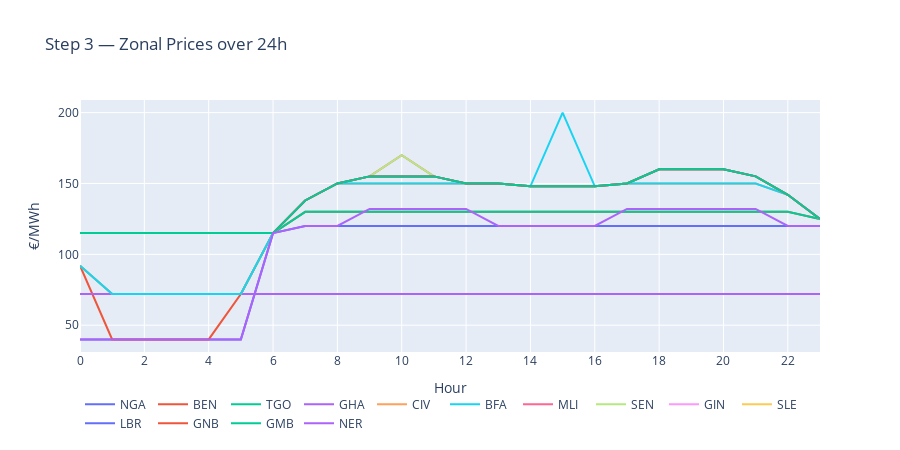

Notebook code cell kept with this figure:
### Code cell
# 24h price curves
fig = go.Figure()
for z in ZONES:
    fig.add_trace(go.Scatter(x=T, y=prices_zt[z], mode='lines', name=z,
        hovertemplate=f'{ZONE_NAMES[z]}<br>H%{{x}}: %{{y:.1f}} €/MWh'))
fig.update_layout(title="Step 3 — Zonal Prices over 24h",
    xaxis_title="Hour", yaxis_title="€/MWh", height=450,
    legend=dict(orientation='h', y=-0.15))
fig.update_xaxes(dtick=2)
fig.show()

### Figure 1 — Plotly figure (JSON) as saved in the notebook; plotly's stock layout.template omitted (floating-point values rounded to 4 significant figures)
{"data": [{"hovertemplate": "Nigeria<br>H%{x}: %{y:.1f} €/MWh", "mode": "lines", "name": "NGA", "type": "scatter", "x": [0, 1, 2, 3, 4, 5, 6, 7, 8, 9, 10, 11, 12, 13, 14, 15, 16, 17, 18, 19, 20, 21, 22, 23], "y": [40, 40, 40, 40, 40, 40, 115, 120, 120, 120, 120, 120, 120, 120, 120, 120, 120, 120, 120, 120, 120, 120, 120, 120]}, {"hovertemplate": "Benin<br>H%{x}: %{y:.1f} €/MWh", "mode": "lines", "name": "BEN", "type": "scatter", "x": [0, 1, 2, 3, 4, 5, 6, 7, 8, 9, 10, 11, 12, 13, 14, 15, 16, 17, 18, 19, 20, 21, 22, 23], "y": [92, 40, 40, 40, 40, 72, 115, 130, 130, 130, 130, 130, 130, 130, 130, 130, 130, 130, 130, 130, 130, 130, 130, 125]}, {"hovertemplate": "Togo<br>H%{x}: %{y:.1f} €/MWh", "mode": "lines", "name": "TGO", "type": "scatter", "x": [0, 1, 2, 3, 4, 5, 6, 7, 8, 9, 10, 11, 12, 13, 14, 15, 16, 17, 18, 19, 20, 21, 22, 23], "y": [92, 72, 72, 72, 72, 72, 115, 130, 130, 130, 130, 130, 130, 130, 130, 130, 130, 130, 130, 130, 130, 130, 130, 125]}, {"hovertemplate": "Ghana<br>H%{x}: %{y:.1f} €/MWh", "mode": "lines", "name": "GHA", "type": "scatter", "x": [0, 1, 2, 3, 4, 5, 6, 7, 8, 9, 10, 11, 12, 13, 14, 15, 16, 17, 18, 19, 20, 21, 22, 23], "y": [72, 72, 72, 72, 72, 72, 72, 72, 72, 72, 72, 72, 72, 72, 72, 72, 72, 72, 72, 72, 72, 72, 72, 72]}, {"hovertemplate": "Côte d'Ivoire<br>H%{x}: %{y:.1f} €/MWh", "mode": "lines", "name": "CIV", "type": "scatter", "x": [0, 1, 2, 3, 4, 5, 6, 7, 8, 9, 10, 11, 12, 13, 14, 15, 16, 17, 18, 19, 20, 21, 22, 23], "y": [92, 72, 72, 72, 72, 72, 115, 138, 150, 150, 150, 150, 150, 150, 148, 148, 148, 150, 150, 150, 150, 150, 142, 125]}, {"hovertemplate": "Burkina Faso<br>H%{x}: %{y:.1f} €/MWh", "mode": "lines", "name": "BFA", "type": "scatter", "x": [0, 1, 2, 3, 4, 5, 6, 7, 8, 9, 10, 11, 12, 13, 14, 15, 16, 17, 18, 19, 20, 21, 22, 23], "y": [92, 72, 72, 72, 72, 72, 115, 138, 150, 150, 150, 150, 150, 150, 148, 200, 148, 150, 150, 150, 150, 150, 142, 125]}, {"hovertemplate": "Mali<br>H%{x}: %{y:.1f} €/MWh", "mode": "lines", "name": "MLI", "type": "scatter", "x": [0, 1, 2, 3, 4, 5, 6, 7, 8, 9, 10, 11, 12, 13, 14, 15, 16, 17, 18, 19, 20, 21, 22, 23], "y": [115, 115, 115, 115, 115, 115, 115, 138, 150, 155, 170, 155, 150, 150, 148, 148, 148, 150, 160, 160, 160, 155, 142, 125]}, {"hovertemplate": "Senegal<br>H%{x}: %{y:.1f} €/MWh", "mode": "lines", "name": "SEN", "type": "scatter", "x": [0, 1, 2, 3, 4, 5, 6, 7, 8, 9, 10, 11, 12, 13, 14, 15, 16, 17, 18, 19, 20, 21, 22, 23], "y": [115, 115, 115, 115, 115, 115, 115, 138, 150, 155, 170, 155, 150, 150, 148, 148, 148, 150, 160, 160, 160, 155, 142, 125]}, {"hovertemplate": "Guinea<br>H%{x}: %{y:.1f} €/MWh", "mode": "lines", "name": "GIN", "type": "scatter", "x": [0, 1, 2, 3, 4, 5, 6, 7, 8, 9, 10, 11, 12, 13, 14, 15, 16, 17, 18, 19, 20, 21, 22, 23], "y": [115, 115, 115, 115, 115, 115, 115, 138, 150, 155, 155, 155, 150, 150, 148, 148, 148, 150, 160, 160, 160, 155, 142, 125]}, {"hovertemplate": "Sierra Leone<br>H%{x}: %{y:.1f} €/MWh", "mode": "lines", "name": "SLE", "type": "scatter", "x": [0, 1, 2, 3, 4, 5, 6, 7, 8, 9, 10, 11, 12, 13, 14, 15, 16, 17, 18, 19, 20, 21, 22, 23], "y": [115, 115, 115, 115, 115, 115, 115, 138, 150, 155, 155, 155, 150, 150, 148, 148, 148, 150, 160, 160, 160, 155, 142, 125]}, {"hovertemplate": "Liberia<br>H%{x}: %{y:.1f} €/MWh", "mode": "lines", "name": "LBR", "type": "scatter", "x": [0, 1, 2, 3, 4, 5, 6, 7, 8, 9, 10, 11, 12, 13, 14, 15, 16, 17, 18, 19, 20, 21, 22, 23], "y": [115, 115, 115, 115, 115, 115, 115, 138, 150, 155, 155, 155, 150, 150, 148, 148, 148, 150, 160, 160, 160, 155, 142, 125]}, {"hovertemplate": "Guinea-Bissau<br>H%{x}: %{y:.1f} €/MWh", "mode": "lines", "name": "GNB", "type": "scatter", "x": [0, 1, 2, 3, 4, 5, 6, 7, 8, 9, 10, 11, 12, 13, 14, 15, 16, 17, 18, 19, 20, 21, 22, 23], "y": [115, 115, 115, 115, 115, 115, 115, 138, 150, 155, 155, 155, 150, 150, 148, 148, 148, 150, 160, 160, 160, 155, 142, 125]}, {"hovertemplate": "Gambia<br>H%{x}: %{y:.1f} €/MWh", "mode": "lines", "name": "GMB", "type": "scatter", "x": [0, 1, 2, 3, 4, 5, 6, 7, 8, 9, 10, 11, 12, 13, 14, 15, 16, 17, 18, 19, 20, 21, 22, 23], "y": [115, 115, 115, 115, 115, 115, 115, 138, 150, 155, 155, 155, 150, 150, 148, 148, 148, 150, 160, 160, 160, 155, 142, 125]}, {"hovertemplate": "Niger<br>H%{x}: %{y:.1f} €/MWh", "mode": "lines", "name": "NER", "type": "scatter", "x": [0, 1, 2, 3, 4, 5, 6, 7, 8, 9, 10, 11, 12, 13, 14, 15, 16, 17, 18, 19, 20, 21, 22, 23], "y": [40, 40, 40, 40, 40, 40, 115, 120, 120, 132, 132, 132, 132, 120, 120, 120, 120, 132, 132, 132, 132, 132, 120, 120]}], "layout": {"height": 450, "legend": {"orientation": "h", "y": -0.15}, "title": {"text": "Step 3 — Zonal Prices over 24h"}, "xaxis": {"dtick": 2, "title": {"text": "Hour"}}, "yaxis": {"title": {"text": "€/MWh"}}}}
